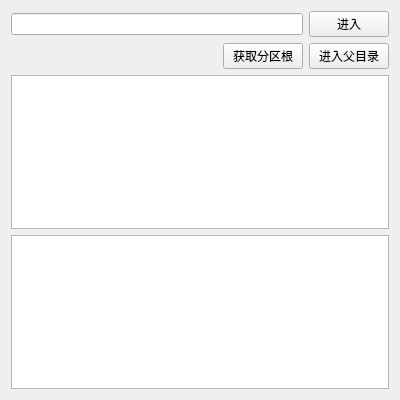
<?xml version="1.0" encoding="UTF-8"?>
<ui version="4.0">
 <class>Widget</class>
 <widget class="QWidget" name="Widget">
  <property name="geometry">
   <rect>
    <x>0</x>
    <y>0</y>
    <width>400</width>
    <height>400</height>
   </rect>
  </property>
  <property name="windowTitle">
   <string>Widget</string>
  </property>
  <layout class="QVBoxLayout" name="verticalLayout">
   <item>
    <layout class="QHBoxLayout" name="horizontalLayout">
     <item>
      <widget class="QLineEdit" name="lineEditDir"/>
     </item>
     <item>
      <widget class="QPushButton" name="pushButtonEnter">
       <property name="text">
        <string>进入</string>
       </property>
      </widget>
     </item>
    </layout>
   </item>
   <item>
    <layout class="QHBoxLayout" name="horizontalLayout_2">
     <item>
      <spacer name="horizontalSpacer">
       <property name="orientation">
        <enum>Qt::Horizontal</enum>
       </property>
       <property name="sizeHint" stdset="0">
        <size>
         <width>40</width>
         <height>20</height>
        </size>
       </property>
      </spacer>
     </item>
     <item>
      <widget class="QPushButton" name="pushButtonDrivers">
       <property name="text">
        <string>获取分区根</string>
       </property>
      </widget>
     </item>
     <item>
      <widget class="QPushButton" name="pushButtonParent">
       <property name="text">
        <string>进入父目录</string>
       </property>
      </widget>
     </item>
    </layout>
   </item>
   <item>
    <widget class="QListWidget" name="listWidget"/>
   </item>
   <item>
    <widget class="QPlainTextEdit" name="plainTextEditInfo"/>
   </item>
  </layout>
 </widget>
 <layoutdefault spacing="6" margin="11"/>
 <resources/>
 <connections/>
</ui>
